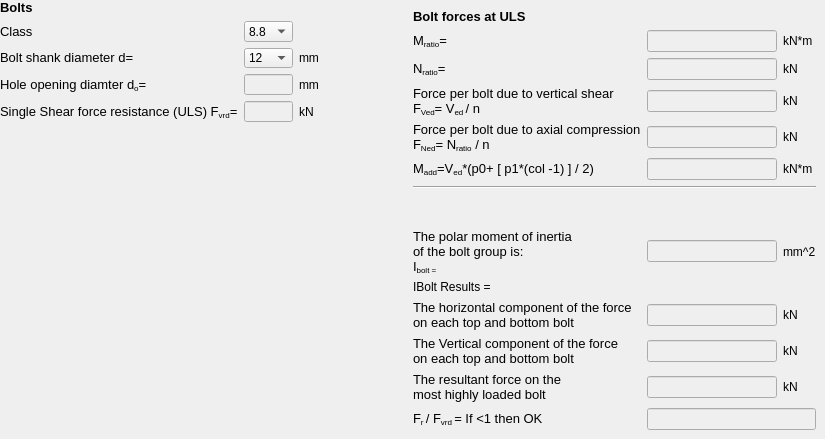
      <widget class="QWidget" name="tab_3">
       <attribute name="title">
        <string>Bolts and Forces</string>
       </attribute>
       <widget class="QWidget" name="layoutWidget">
        <property name="geometry">
         <rect>
          <x>413</x>
          <y>9</y>
          <width>403</width>
          <height>421</height>
         </rect>
        </property>
        <layout class="QGridLayout" name="gridLayout_11">
         <item row="7" column="0" colspan="3">
          <widget class="Line" name="line_3">
           <property name="orientation">
            <enum>Qt::Horizontal</enum>
           </property>
          </widget>
         </item>
         <item row="0" column="0">
          <widget class="QLabel" name="label_4">
           <property name="font">
            <font>
             <pointsize>10</pointsize>
             <weight>75</weight>
             <bold>true</bold>
            </font>
           </property>
           <property name="text">
            <string>Bolt forces at ULS</string>
           </property>
          </widget>
         </item>
         <item row="6" column="0">
          <widget class="QLabel" name="label_121">
           <property name="font">
            <font>
             <pointsize>10</pointsize>
            </font>
           </property>
           <property name="text">
            <string>&lt;html&gt;&lt;head/&gt;&lt;body&gt;&lt;p&gt;M&lt;span style=&quot; vertical-align:sub;&quot;&gt;add&lt;/span&gt;=V&lt;span style=&quot; vertical-align:sub;&quot;&gt;ed&lt;/span&gt;*&lt;span style=&quot; vertical-align:sub;&quot;/&gt;(p0+ [ p1*(col -1) ] / 2)&lt;/p&gt;&lt;/body&gt;&lt;/html&gt;</string>
           </property>
          </widget>
         </item>
         <item row="1" column="2">
          <widget class="QLabel" name="label_124">
           <property name="text">
            <string>kN*m</string>
           </property>
          </widget>
         </item>
         <item row="9" column="0">
          <widget class="QLabel" name="label_122">
           <property name="font">
            <font>
             <pointsize>10</pointsize>
            </font>
           </property>
           <property name="text">
            <string>&lt;html&gt;&lt;head/&gt;&lt;body&gt;&lt;p&gt;The polar moment of inertia&lt;br/&gt;of the bolt group is:&lt;br/&gt;I&lt;span style=&quot; vertical-align:sub;&quot;&gt;bolt =&lt;/span&gt;&lt;/p&gt;&lt;/body&gt;&lt;/html&gt;</string>
           </property>
          </widget>
         </item>
         <item row="1" column="0">
          <widget class="QLabel" name="label_123">
           <property name="font">
            <font>
             <pointsize>10</pointsize>
            </font>
           </property>
           <property name="text">
            <string>&lt;html&gt;&lt;head/&gt;&lt;body&gt;&lt;p&gt;M&lt;span style=&quot; vertical-align:sub;&quot;&gt;ratio&lt;/span&gt;=&lt;/p&gt;&lt;/body&gt;&lt;/html&gt;</string>
           </property>
          </widget>
         </item>
         <item row="5" column="0">
          <widget class="QLabel" name="label_126">
           <property name="font">
            <font>
             <pointsize>10</pointsize>
            </font>
           </property>
           <property name="text">
            <string>&lt;html&gt;&lt;head/&gt;&lt;body&gt;&lt;p&gt;Force per bolt due to axial compression &lt;br/&gt;F&lt;span style=&quot; vertical-align:sub;&quot;&gt;Ned&lt;/span&gt;= N&lt;span style=&quot; vertical-align:sub;&quot;&gt;ratio&lt;/span&gt; / n&lt;/p&gt;&lt;/body&gt;&lt;/html&gt;</string>
           </property>
          </widget>
         </item>
         <item row="9" column="2">
          <widget class="QLabel" name="label_125">
           <property name="text">
            <string>mm^2</string>
           </property>
          </widget>
         </item>
         <item row="1" column="1">
          <widget class="QLineEdit" name="lineEdit_50">
           <property name="enabled">
            <bool>false</bool>
           </property>
           <property name="maxLength">
            <number>3</number>
           </property>
           <property name="frame">
            <bool>true</bool>
           </property>
           <property name="clearButtonEnabled">
            <bool>false</bool>
           </property>
          </widget>
         </item>
         <item row="8" column="0">
          <spacer name="verticalSpacer_2">
           <property name="orientation">
            <enum>Qt::Vertical</enum>
           </property>
           <property name="sizeHint" stdset="0">
            <size>
             <width>20</width>
             <height>40</height>
            </size>
           </property>
          </spacer>
         </item>
         <item row="6" column="1">
          <widget class="QLineEdit" name="lineEdit_51">
           <property name="enabled">
            <bool>false</bool>
           </property>
           <property name="maxLength">
            <number>3</number>
           </property>
           <property name="frame">
            <bool>true</bool>
           </property>
           <property name="clearButtonEnabled">
            <bool>false</bool>
           </property>
          </widget>
         </item>
         <item row="5" column="1">
          <widget class="QLineEdit" name="lineEdit_53">
           <property name="enabled">
            <bool>false</bool>
           </property>
           <property name="maxLength">
            <number>3</number>
           </property>
           <property name="frame">
            <bool>true</bool>
           </property>
           <property name="clearButtonEnabled">
            <bool>false</bool>
           </property>
          </widget>
         </item>
         <item row="6" column="2">
          <widget class="QLabel" name="label_127">
           <property name="text">
            <string>kN*m</string>
           </property>
          </widget>
         </item>
         <item row="14" column="1" colspan="2">
          <widget class="QLineEdit" name="lineEdit_52">
           <property name="enabled">
            <bool>false</bool>
           </property>
           <property name="maxLength">
            <number>3</number>
           </property>
           <property name="frame">
            <bool>true</bool>
           </property>
           <property name="clearButtonEnabled">
            <bool>false</bool>
           </property>
          </widget>
         </item>
         <item row="3" column="0">
          <widget class="QLabel" name="label_128">
           <property name="font">
            <font>
             <pointsize>10</pointsize>
            </font>
           </property>
           <property name="text">
            <string>&lt;html&gt;&lt;head/&gt;&lt;body&gt;&lt;p&gt;Force per bolt due to vertical shear &lt;br/&gt;F&lt;span style=&quot; vertical-align:sub;&quot;&gt;Ved&lt;/span&gt;= V&lt;span style=&quot; vertical-align:sub;&quot;&gt;ed &lt;/span&gt;/ n&lt;/p&gt;&lt;/body&gt;&lt;/html&gt;</string>
           </property>
          </widget>
         </item>
         <item row="9" column="1">
          <widget class="QLineEdit" name="lineEdit_54">
           <property name="enabled">
            <bool>false</bool>
           </property>
           <property name="maxLength">
            <number>3</number>
           </property>
           <property name="frame">
            <bool>true</bool>
           </property>
           <property name="clearButtonEnabled">
            <bool>false</bool>
           </property>
          </widget>
         </item>
         <item row="3" column="1">
          <widget class="QLineEdit" name="lineEdit_55">
           <property name="enabled">
            <bool>false</bool>
           </property>
           <property name="maxLength">
            <number>3</number>
           </property>
           <property name="frame">
            <bool>true</bool>
           </property>
           <property name="clearButtonEnabled">
            <bool>false</bool>
           </property>
          </widget>
         </item>
         <item row="2" column="0">
          <widget class="QLabel" name="label_130">
           <property name="font">
            <font>
             <pointsize>10</pointsize>
            </font>
           </property>
           <property name="text">
            <string>&lt;html&gt;&lt;head/&gt;&lt;body&gt;&lt;p&gt;N&lt;span style=&quot; vertical-align:sub;&quot;&gt;ratio&lt;/span&gt;=&lt;/p&gt;&lt;/body&gt;&lt;/html&gt;</string>
           </property>
          </widget>
         </item>
         <item row="2" column="2">
          <widget class="QLabel" name="label_131">
           <property name="text">
            <string>kN</string>
           </property>
          </widget>
         </item>
         <item row="5" column="2">
          <widget class="QLabel" name="label_129">
           <property name="text">
            <string>kN</string>
           </property>
          </widget>
         </item>
         <item row="13" column="0">
          <widget class="QLabel" name="label_133">
           <property name="font">
            <font>
             <pointsize>10</pointsize>
            </font>
           </property>
           <property name="text">
            <string>&lt;html&gt;&lt;head/&gt;&lt;body&gt;&lt;p&gt;The resultant force on the&lt;br/&gt; most highly loaded bolt &lt;/p&gt;&lt;/body&gt;&lt;/html&gt;</string>
           </property>
          </widget>
         </item>
         <item row="3" column="2">
          <widget class="QLabel" name="label_132">
           <property name="text">
            <string>kN</string>
           </property>
          </widget>
         </item>
         <item row="2" column="1">
          <widget class="QLineEdit" name="lineEdit_56">
           <property name="enabled">
            <bool>false</bool>
           </property>
           <property name="maxLength">
            <number>3</number>
           </property>
           <property name="frame">
            <bool>true</bool>
           </property>
           <property name="clearButtonEnabled">
            <bool>false</bool>
           </property>
          </widget>
         </item>
         <item row="12" column="0">
          <widget class="QLabel" name="label_134">
           <property name="font">
            <font>
             <pointsize>10</pointsize>
            </font>
           </property>
           <property name="text">
            <string>&lt;html&gt;&lt;head/&gt;&lt;body&gt;&lt;p&gt;The Vertical component of the force&lt;br/&gt;on each top and bottom bolt&lt;/p&gt;&lt;/body&gt;&lt;/html&gt;</string>
           </property>
          </widget>
         </item>
         <item row="11" column="2">
          <widget class="QLabel" name="label_135">
           <property name="text">
            <string>kN</string>
           </property>
          </widget>
         </item>
         <item row="11" column="0">
          <widget class="QLabel" name="label_137">
           <property name="font">
            <font>
             <pointsize>10</pointsize>
            </font>
           </property>
           <property name="text">
            <string>&lt;html&gt;&lt;head/&gt;&lt;body&gt;&lt;p&gt;The horizontal component of the force &lt;br/&gt;on each top and bottom bolt&lt;/p&gt;&lt;/body&gt;&lt;/html&gt;</string>
           </property>
          </widget>
         </item>
         <item row="11" column="1">
          <widget class="QLineEdit" name="lineEdit_57">
           <property name="enabled">
            <bool>false</bool>
           </property>
           <property name="maxLength">
            <number>3</number>
           </property>
           <property name="frame">
            <bool>true</bool>
           </property>
           <property name="clearButtonEnabled">
            <bool>false</bool>
           </property>
          </widget>
         </item>
         <item row="14" column="0">
          <widget class="QLabel" name="label_136">
           <property name="font">
            <font>
             <pointsize>10</pointsize>
            </font>
           </property>
           <property name="text">
            <string>&lt;html&gt;&lt;head/&gt;&lt;body&gt;&lt;p&gt;F&lt;span style=&quot; vertical-align:sub;&quot;&gt;r &lt;/span&gt;/ F&lt;span style=&quot; vertical-align:sub;&quot;&gt;vrd &lt;/span&gt;=   If &amp;lt;1 then OK&lt;/p&gt;&lt;/body&gt;&lt;/html&gt;</string>
           </property>
          </widget>
         </item>
         <item row="12" column="1">
          <widget class="QLineEdit" name="lineEdit_59">
           <property name="enabled">
            <bool>false</bool>
           </property>
           <property name="maxLength">
            <number>3</number>
           </property>
           <property name="frame">
            <bool>true</bool>
           </property>
           <property name="clearButtonEnabled">
            <bool>false</bool>
           </property>
          </widget>
         </item>
         <item row="13" column="1">
          <widget class="QLineEdit" name="lineEdit_58">
           <property name="enabled">
            <bool>false</bool>
           </property>
           <property name="maxLength">
            <number>3</number>
           </property>
           <property name="frame">
            <bool>true</bool>
           </property>
           <property name="clearButtonEnabled">
            <bool>false</bool>
           </property>
          </widget>
         </item>
         <item row="13" column="2">
          <widget class="QLabel" name="label_139">
           <property name="text">
            <string>kN</string>
           </property>
          </widget>
         </item>
         <item row="12" column="2">
          <widget class="QLabel" name="label_138">
           <property name="text">
            <string>kN</string>
           </property>
          </widget>
         </item>
         <item row="10" column="0" colspan="3">
          <widget class="QLabel" name="label_ibolt">
           <property name="text">
            <string>IBolt Results = </string>
           </property>
          </widget>
         </item>
        </layout>
       </widget>
       <widget class="QWidget" name="layoutWidget">
        <property name="geometry">
         <rect>
          <x>0</x>
          <y>0</y>
          <width>319</width>
          <height>122</height>
         </rect>
        </property>
        <layout class="QGridLayout" name="gridLayout_4">
         <item row="2" column="1">
          <widget class="QComboBox" name="comboBox_8">
           <item>
            <property name="text">
             <string>8.8</string>
            </property>
           </item>
           <item>
            <property name="text">
             <string>4.6</string>
            </property>
           </item>
          </widget>
         </item>
         <item row="4" column="1">
          <widget class="QLineEdit" name="lineEdit_48">
           <property name="enabled">
            <bool>false</bool>
           </property>
          </widget>
         </item>
         <item row="3" column="0">
          <widget class="QLabel" name="label_113">
           <property name="text">
            <string>&lt;html&gt;&lt;head/&gt;&lt;body&gt;&lt;p&gt;&lt;span style=&quot; font-size:10pt;&quot;&gt;Bolt shank diameter d=&lt;/span&gt;&lt;/p&gt;&lt;/body&gt;&lt;/html&gt;</string>
           </property>
          </widget>
         </item>
         <item row="5" column="0">
          <widget class="QLabel" name="label_114">
           <property name="text">
            <string>&lt;html&gt;&lt;head/&gt;&lt;body&gt;&lt;p&gt;&lt;span style=&quot; font-size:10pt;&quot;&gt;Single Shear force resistance (ULS) F&lt;/span&gt;&lt;span style=&quot; font-size:10pt; vertical-align:sub;&quot;&gt;vrd&lt;/span&gt;&lt;span style=&quot; font-size:10pt;&quot;&gt;=&lt;/span&gt;&lt;/p&gt;&lt;/body&gt;&lt;/html&gt;</string>
           </property>
          </widget>
         </item>
         <item row="3" column="2">
          <widget class="QLabel" name="label_115">
           <property name="text">
            <string>mm</string>
           </property>
          </widget>
         </item>
         <item row="4" column="2">
          <widget class="QLabel" name="label_116">
           <property name="text">
            <string>mm</string>
           </property>
          </widget>
         </item>
         <item row="5" column="2">
          <widget class="QLabel" name="label_117">
           <property name="text">
            <string>kN</string>
           </property>
          </widget>
         </item>
         <item row="5" column="1">
          <widget class="QLineEdit" name="lineEdit_49">
           <property name="enabled">
            <bool>false</bool>
           </property>
          </widget>
         </item>
         <item row="2" column="0">
          <widget class="QLabel" name="label_118">
           <property name="text">
            <string>&lt;html&gt;&lt;head/&gt;&lt;body&gt;&lt;p&gt;&lt;span style=&quot; font-size:10pt;&quot;&gt;Class&lt;/span&gt;&lt;/p&gt;&lt;/body&gt;&lt;/html&gt;</string>
           </property>
          </widget>
         </item>
         <item row="3" column="1">
          <widget class="QComboBox" name="comboBox_9">
           <item>
            <property name="text">
             <string>12</string>
            </property>
           </item>
           <item>
            <property name="text">
             <string>16</string>
            </property>
           </item>
           <item>
            <property name="text">
             <string>20</string>
            </property>
           </item>
           <item>
            <property name="text">
             <string>24</string>
            </property>
           </item>
           <item>
            <property name="text">
             <string>30</string>
            </property>
           </item>
          </widget>
         </item>
         <item row="0" column="0" colspan="3">
          <widget class="QLabel" name="label_119">
           <property name="font">
            <font>
             <pointsize>10</pointsize>
             <weight>75</weight>
             <bold>true</bold>
            </font>
           </property>
           <property name="text">
            <string>Bolts</string>
           </property>
          </widget>
         </item>
         <item row="4" column="0">
          <widget class="QLabel" name="label_120">
           <property name="text">
            <string>&lt;html&gt;&lt;head/&gt;&lt;body&gt;&lt;p&gt;&lt;span style=&quot; font-size:10pt;&quot;&gt;Hole opening diamter d&lt;/span&gt;&lt;span style=&quot; font-size:10pt; vertical-align:sub;&quot;&gt;o&lt;/span&gt;&lt;span style=&quot; font-size:10pt;&quot;&gt;=&lt;/span&gt;&lt;/p&gt;&lt;/body&gt;&lt;/html&gt;</string>
           </property>
          </widget>
         </item>
        </layout>
       </widget>
      </widget>
